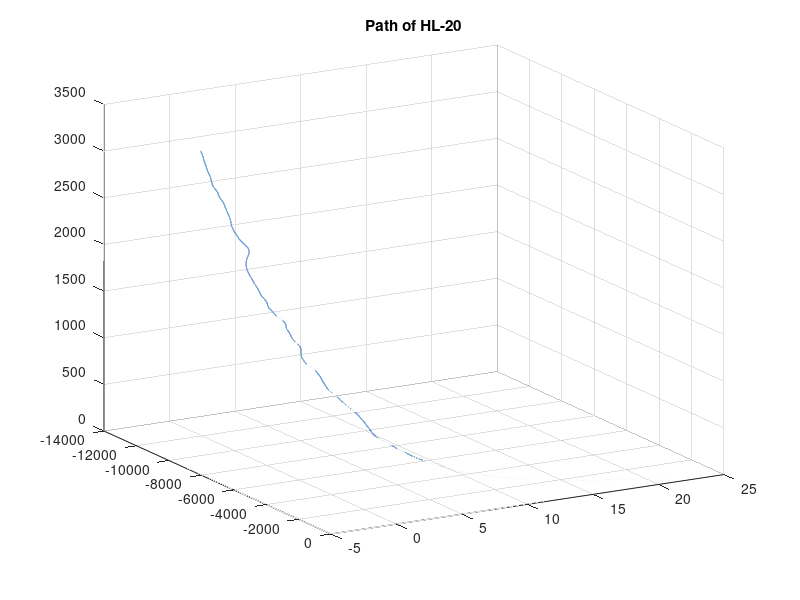

Reproduce this figure in MATLAB.
% HL20FLIGHT Plots flight path of HL-20
%
% This script loads location data from the HL-20 lifting body and creates a 
% visualization of the flight path in cartesian coordinates.

%% 1. Load data
load HL20data

%% 2. Create plot
plot3(x,y,z)

%% 3. Add title and grid
title('Path of HL-20')
grid on
view(60,20)
